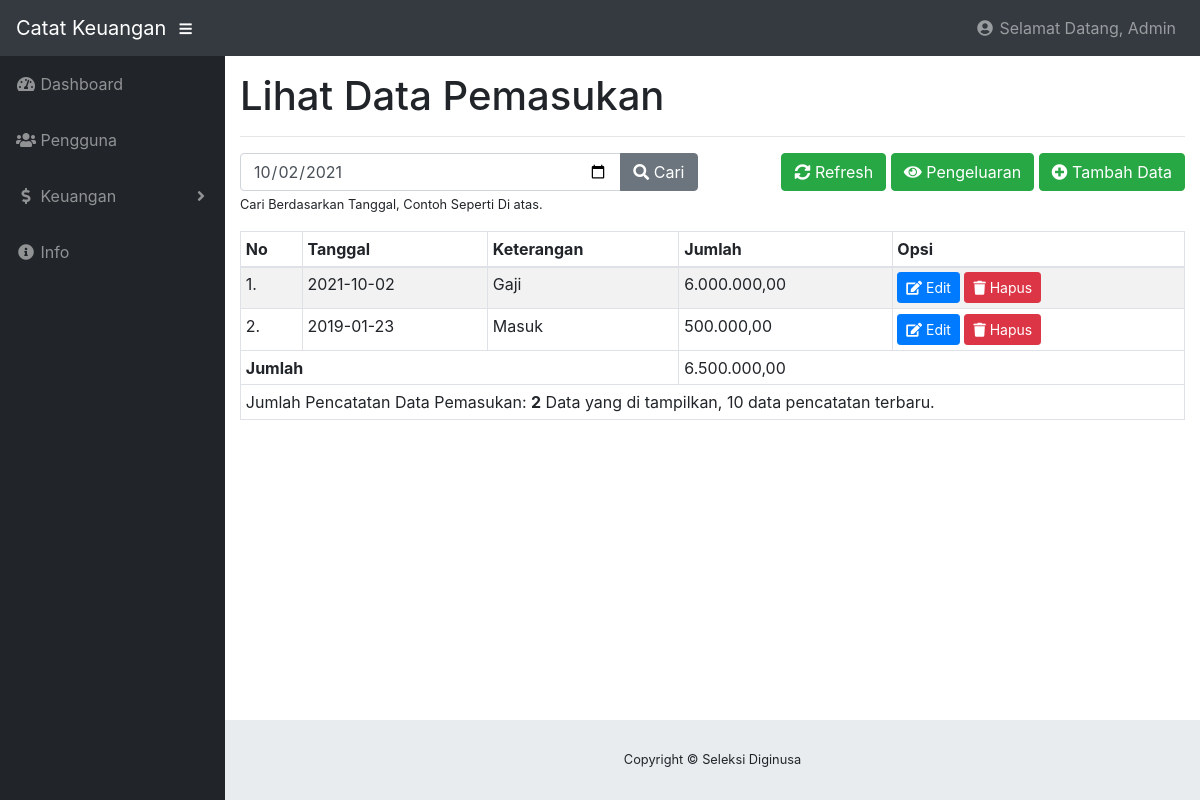
/index.php?page=keuangan (signed in), run on the app's committed database.
### tables this page shows
CREATE TABLE `user` (
  `kode` varchar(255) NOT NULL,
  `nama` varchar(60) NOT NULL,
  `username` varchar(60) NOT NULL,
  `password` varchar(255) NOT NULL,
  `telepon` bigint(20) NOT NULL,
  `alamat` text NOT NULL,
  `level` enum('Admin','Member') NOT NULL
);

CREATE TABLE `keuangan` (
  `kode` varchar(255) NOT NULL,
  `kodeUser` varchar(255) NOT NULL,
  `tanggal` date NOT NULL,
  `status` varchar(30) NOT NULL,
  `keterangan` varchar(100) NOT NULL,
  `jumlah` bigint(20) NOT NULL
);

### pages/keuangan/lihatdatapemasukan.php (the view, shortened to what this page needs)
<?php
    $query = $conn->query("SELECT * FROM keuangan WHERE status = 'Pemasukan' AND kodeUser = '$userLogin' ORDER BY tanggal DESC LIMIT 10");
?>
<h1>Lihat Data Pemasukan</h1>
<hr>
<div class="row">
    <div class="col-sm-6 mb-3">
        <form action="" method="post">
            <div class="input-group">
                <input type="date" name="kunci" id="datepicker" class="form-control">
                <div class="input-group-append">
                    <button type="submit" name="cari" class="btn btn-secondary"><i class="fa fa-search"></i> Cari</button>
                </div>
            </div>
            <small>Cari Berdasarkan Tanggal, Contoh Seperti Di atas.</small>
        </form>
    </div>
    <div class="col-sm-6 text-right mb-3">
    <a href="?page=keuangan" class="btn btn-success"><i class="fa fa-sync-alt"></i>  Refresh</a>
        <a href="?page=keuangan&action=pengeluaran" class="btn btn-success"><i class="fa fa-eye"></i>  Pengeluaran</a>
        <a href="?page=keuangan&action=tambah" class="btn btn-success"><i class="fa fa-plus-circle"></i> Tambah Data</a>
    </div>
</div>
<table class="table table-striped table-bordered table-sm">
	<thead>
		<tr>
            <th>No</th>
            <th>Tanggal</th>
            <th>Keterangan</th>
            <th>Jumlah</th>
            <th>Opsi</th>
		</tr>
    </thead>
	<tbody>
    <?php
            $cekKolom = $query->rowCount();
            if($cekKolom < 1){
        ?>
            <tr>
                <td colspan="5"><center>Data Tidak Ada!.</center></td>
            </tr>
        <?php
            }else {
                $no = 1;
            while($result = $query->fetch(PDO::FETCH_OBJ)):
            $jumlah =  $result->jumlah;
            $resultJumlah = number_format($jumlah,2,',','.');
        ?>
    <tr>
        <td><?= $no++ ?>.</td>
        <td><?= $result->tanggal ?></td>
        <td><?= $result->keterangan ?></td>
        <td><?= $resultJumlah;   ?></td>
        <td>
            <a href="?page=keuangan&action=edit&id=<?= $result->kode ?>" class="btn btn-sm btn-primary">
                <span class="fa fa-edit"></span> Edit
            </a>
            <a onclick="return confirm('Yakin ingin menghapus data');" href="?page=keuangan&action=hapus&id=<?= $result->kode ?>" class="btn btn-sm btn-danger">
                <span class="fa fa-trash"></span> Hapus
            </a>
        </td>
    </tr>
            <?php endwhile; }?>
    </tbody>
    <tfoot>
        <?php
            $result = $conn->query("SELECT  SUM(jumlah) AS pemasukan FROM keuangan WHERE status = 'Pemasukan' AND kodeUser = '$userLogin' ");
            while($data = $result->fetch(PDO::FETCH_OBJ)):
            $jumlah =  $data->pemasukan;
            $resultJumlah = number_format($jumlah,2,',','.');
        ?>
        <tr>
            <td colspan="3"><strong>Jumlah</strong></td>
            <td colspan="2"><?= $resultJumlah; ?></td>
        </tr>
            <?php endwhile;?>
        <tr>
            <td colspan="6">
            <?php
                $sql = $conn->query("SELECT * FROM keuangan WHERE status = 'Pemasukan' AND kodeUser = '$userLogin' ");
                $count = $sql->rowCount();
                if(isset($_POST['cari'])){
            ?>
                Hasil Pencarian Data : <b><?= $cekKolom ?></b>
            <?php
                }else {
            ?>
                Jumlah Pencatatan Data Pemasukan:  <b><?= $count ?></b> Data yang di tampilkan, 10 data pencatatan terbaru.
            <?php
                }
            ?>
            </td>
        </tr>
    </tfoot>
</table>

### index.php (shortened to what this page needs)
<?php
  include "__+config/koneksi.php";
  if(@$_SESSION['admin'] || @$_SESSION['member']){
?>
<!DOCTYPE html>
<html lang="en">
  <head>
    <link href="vendor/bootstrap/css/bootstrap.min.css" rel="stylesheet">
    <link href="vendor/fontawesome-free/css/all.min.css" rel="stylesheet" type="text/css">
    <link href="vendor/datatables/dataTables.bootstrap4.css" rel="stylesheet">
    <link href="css/sb-admin.css" rel="stylesheet">
    <link href="css/mycss.css" rel="stylesheet">
  </head>
  <body id="page-top">
    <nav class="navbar navbar-expand navbar-dark bg-dark static-top">
      <a class="navbar-brand mr-1" href="index.php">Catat Keuangan</a>
      <button class="btn btn-link btn-sm text-white order-1 order-sm-0" id="sidebarToggle" href="#">
        <i class="fas fa-bars"></i>
      </button>
      <?php
        if(@$_SESSION['admin']){
          $userLogin = @$_SESSION['admin'];
        }else {
          $userLogin = @$_SESSION['member'];
        }
        try{
          $result = $conn->query("SELECT * FROM user WHERE kode = '$userLogin'");
          $namaUser = $result->fetch(PDO::FETCH_OBJ);
        }catch(Exception $e){
          echo $e->getMessage();
        }
      ?>
      <ul class="navbar-nav ml-auto ml-md-0">
        <li class="nav-item dropdown no-arrow">
          <a class="nav-link dropdown-toggle" href="#" id="userDropdown" role="button" data-toggle="dropdown" aria-haspopup="true" aria-expanded="false">
            <i class="fas fa-user-circle fa-fw"></i> Selamat Datang, <?= $namaUser->nama ?>
          </a>
        </li>
      </ul>
    </nav>
    <div id="wrapper">
      <ul class="sidebar navbar-nav">
        <li class="nav-item dropdown">
          <a class="nav-link" href="index.php">
            <i class="fas fa-fw fa-tachometer-alt"></i>
            <span>Dashboard</span>
          </a>
        </li>
        <?php if(@$_SESSION['admin']) {?>
        <li class="nav-item">
          <a class="nav-link" href="?page=pengguna">
            <i class="fas fa-fw fa-users"></i>
            <span>Pengguna</span></a>
        </li>
          <?php } ?>
          <li class="nav-item dropdown">
          <a class="nav-link dropdown-toggle" href="#" id="pagesDropdown" role="button" data-toggle="dropdown" aria-haspopup="true" aria-expanded="false">
            <i class="fas fa-fw fa-dollar-sign"></i> <span>Keuangan</span>
          </a>
        </li>
        <li class="nav-item">
          <a class="nav-link" href="?page=info">
            <i class="fas fa-fw fa-info-circle"></i>
            <span>Info</span></a>
        </li>
      </ul>
      <div id="content-wrapper">
        <div class="container-fluid">
          <?php
            $page = strtolower(@$_GET['page']);
            $action = strtolower(@$_GET['action']);
            if($page == ""){
              include "pages/dashboard/dashboard.php";
            }else if($page == "keuangan"){
              if($action == ""){
                include "pages/keuangan/lihatdatapemasukan.php";
              }else if($action == "tambah"){
                  include "pages/keuangan/tambah.php";
              }else if($action == "pengeluaran"){
                include "pages/keuangan/lihatdatapengeluaran.php";
              }else if($action == "edit"){
                include "pages/keuangan/edit.php";
              }else if($action == "hapus"){
                include "pages/keuangan/hapus.php";
              } else {
                include "pages/404.php";
              }
            }else if($page == "keuangananggota"){
              if($action == ""){
                include "pages/keuangan/anggota/tambah.php";
              }else if($action == "hapus"){
                include "pages/keuangan/anggota/hapus.php";
              } else {
                include "pages/404.php";
              }
            }else if($page == "keuangananggotadetail"){
              if($action == ""){
                include "pages/keuangan/anggota/detail.php";
              }else {
                include "pages/404.php";
              }
            }else if($page == "laporankeuangan"){
              if($action == "laporankeuanganpribadi"){
                include "pages/laporan/laporankeuanganpribadi.php";
              }else {
                include "pages/404.php";
              }
            }else if($page == "info"){
                include "pages/info.php";
            }else {
              include "pages/404.php";
            }
          ?>
        </div>
        <footer class="sticky-footer">
          <div class="container my-auto">
            <div class="copyright text-center my-auto">
              <span>Copyright © Seleksi Diginusa</span>
            </div>
          </div>
        </footer>
      </div>
    </div>
  </body>
</html>
<?php
  } else {
    header("location:login.php");
  }
?>

### css/sb-admin.css (style rules this page uses)
html { position: relative; min-height: 100%; }
body { height: 100%; }
#wrapper { display: -webkit-box; display: -ms-flexbox; display: flex; }
#wrapper #content-wrapper { overflow-x: hidden; width: 100%; padding-top: 1rem; padding-bottom: 80px; }
.navbar-nav .nav-item.dropdown .dropdown-toggle::after { width: 1rem; text-align: center; float: right; vertical-align: 0; border: 0; font-weight: 900; content: '\f105'; font-family: 'Font Awesome 5 Free'; }
.navbar-nav .nav-item.dropdown.no-arrow .dropdown-toggle::after { display: none; }
.sidebar { width: 90px !important; background-color: #212529; min-height: calc(100vh - 56px); }
.sidebar .nav-item:last-child { margin-bottom: 1rem; }
.sidebar .nav-item .nav-link { text-align: center; padding: 0.75rem 1rem; width: 90px; }
.sidebar .nav-item .nav-link span { font-size: 0.65rem; display: block; }
.sidebar .nav-item.dropdown .dropdown-toggle::after { display: none; }
.sidebar .nav-item .nav-link { color: rgba(255, 255, 255, 0.5); }
@media (min-width: 768px) { .sidebar { width: 225px !important; } }
@media (min-width: 768px) { .sidebar .nav-item .nav-link { display: block; width: 100%; text-align: left; padding: 1rem; width: 225px; } }
@media (min-width: 768px) { .sidebar .nav-item .nav-link span { font-size: 1rem; display: inline; } }
@media (min-width: 768px) { .sidebar .nav-item.dropdown .dropdown-toggle::after { display: block; } }
:root { --input-padding-x: 0.75rem; --input-padding-y: 0.75rem; }
footer.sticky-footer { display: -webkit-box; display: -ms-flexbox; display: flex; position: absolute; right: 0; bottom: 0; width: calc(100% - 90px); height: 80px; background-color: #e9ecef; }
footer.sticky-footer .copyright { line-height: 1; font-size: 0.8rem; }
@media (min-width: 768px) { footer.sticky-footer { width: calc(100% - 225px); } }

### data on the page
user: nama "Admin"
keuangan: tanggal "2021-10-02", keterangan "Gaji", jumlah "6.000.000,00"
keuangan: tanggal "2019-01-23", keterangan "Masuk", jumlah "500.000,00"

### other printed values
$resultJumlah "6.500.000,00"
$count "2"
